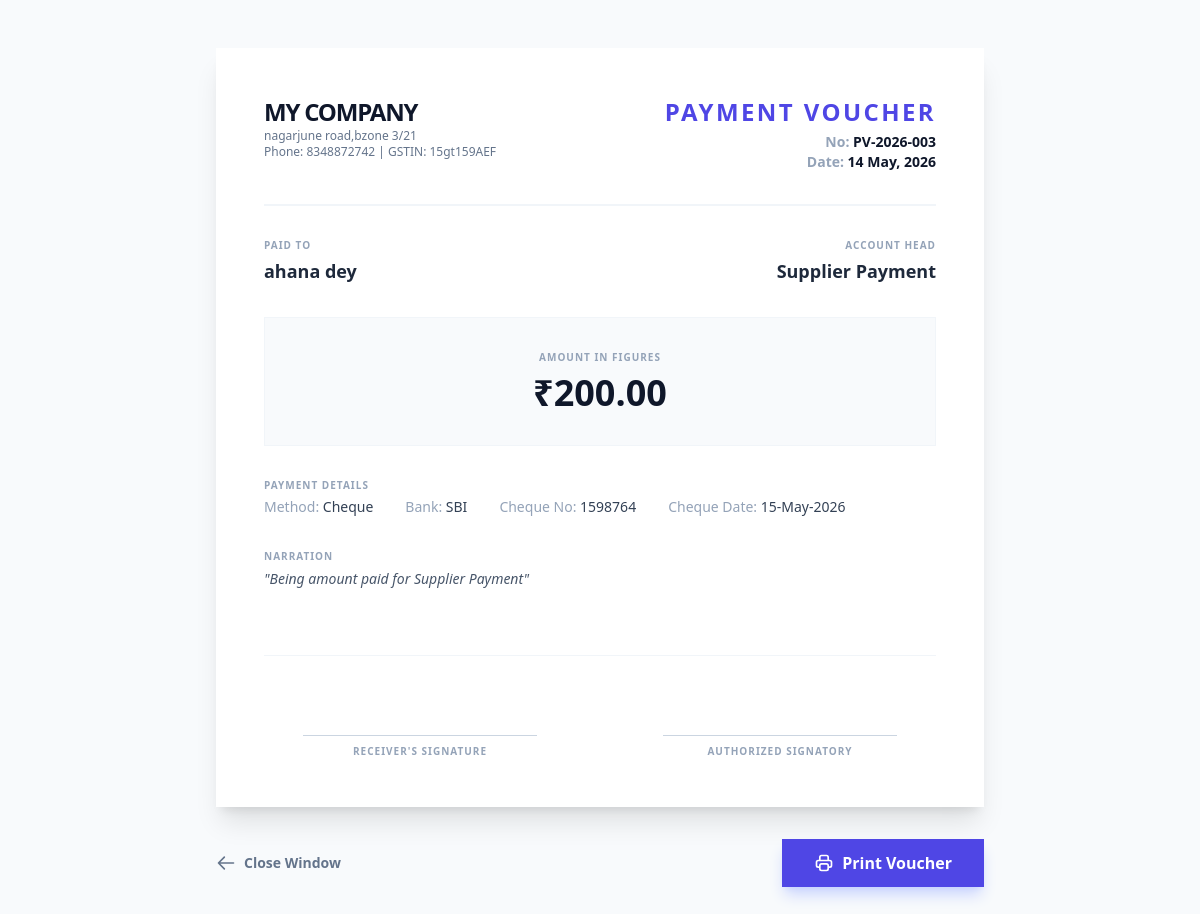
Screenshot of /admin/accounts/view_voucher.php?id=3 (signed in) with the database file from the repository.
### tables this page shows
CREATE TABLE `company_profile` (
  `id` int(11) NOT NULL,
  `company_name` varchar(255) NOT NULL,
  `address` text DEFAULT NULL,
  `contact_number` varchar(50) DEFAULT NULL,
  `email` varchar(100) DEFAULT NULL,
  `gst_number` varchar(50) DEFAULT NULL,
  `bank_details` text DEFAULT NULL,
  `logo` varchar(255) DEFAULT NULL,
  `signature` varchar(255) DEFAULT NULL,
  `created_at` timestamp NOT NULL DEFAULT current_timestamp(),
  `updated_at` timestamp NOT NULL DEFAULT current_timestamp() ON UPDATE current_timestamp()
);

CREATE TABLE `vouchers` (
  `id` int(11) NOT NULL,
  `voucher_no` varchar(50) NOT NULL,
  `voucher_type` enum('Payment','Receipt') NOT NULL,
  `voucher_date` datetime DEFAULT NULL,
  `account_head` varchar(100) NOT NULL,
  `payee_payer` varchar(150) NOT NULL,
  `amount` decimal(10,2) NOT NULL,
  `payment_method` varchar(50) NOT NULL,
  `reference_no` varchar(100) DEFAULT NULL,
  `narration` text DEFAULT NULL,
  `created_at` timestamp NOT NULL DEFAULT current_timestamp(),
  `bank_name` varchar(150) DEFAULT NULL,
  `cheque_no` varchar(50) DEFAULT NULL,
  `cheque_date` date DEFAULT NULL
);

### admin/accounts/view_voucher.php (the view, shortened to what this page needs)
<?php
require_once '../../includes/db_connect.php';
$id = $_GET['id'];
$stmt = $pdo->prepare("SELECT * FROM vouchers WHERE id = ?");
$stmt->execute([$id]);
$v = $stmt->fetch();
$isPayment = ($v['voucher_type'] === 'Payment');
$color = $isPayment ? 'indigo' : 'emerald';
$profileStmt = $pdo->query("SELECT * FROM company_profile LIMIT 1");
$profile = $profileStmt->fetch();
$companyName = $profile['company_name'] ?? 'CCTV Management';
$companyAddress = $profile['address'] ?? '123 Business Avenue, Tech Park, City - 110022';
$companyPhone = $profile['contact_number'] ?? '+91 98765 43210';
$companyGst = $profile['gst_number'] ?? '';
?>
<!DOCTYPE html>
<html lang="en">
<head>
    <script src="https://cdn.tailwindcss.com"></script>
</head>
<body class="bg-slate-50 p-4 md:p-12">
<div class="max-w-3xl mx-auto bg-white p-8 md:p-12 rounded-none shadow-xl print:shadow-none print:border print:rounded-none">
    <div class="flex justify-between items-start border-b-2 border-slate-100 pb-8 mb-8">
        <div class="flex items-start gap-4">
            <div>
                <h1 class="text-2xl font-black text-slate-900 tracking-tighter uppercase"><?php echo htmlspecialchars($companyName); ?></h1>
                <p class="text-slate-500 text-xs font-medium max-w-xs"><?php echo nl2br(htmlspecialchars($companyAddress)); ?></p>
                <p class="text-slate-500 text-xs font-medium">Phone: <?php echo htmlspecialchars($companyPhone); ?> <?php if ($companyGst): ?>| GSTIN: <?php echo htmlspecialchars($companyGst); ?><?php endif; ?></p>
            </div>
        </div>
        <div class="text-right">
            <h2 class="text-2xl font-black text-<?php echo $color; ?>-600 uppercase tracking-widest"><?php echo $v['voucher_type']; ?> Voucher</h2>
            <p class="text-slate-400 text-sm font-bold mt-1">No: <span class="text-slate-900"><?php echo $v['voucher_no']; ?></span></p>
            <p class="text-slate-400 text-sm font-bold">Date: <span class="text-slate-900"><?php echo date('d M, Y', strtotime($v['voucher_date'])); ?></span></p>
        </div>
    </div>
    <div class="space-y-8">
        <div class="grid grid-cols-2 gap-8">
            <div class="space-y-1">
                <p class="text-[10px] font-bold text-slate-400 uppercase tracking-widest"><?php echo $isPayment ? 'Paid To' : 'Received From'; ?></p>
                <p class="text-lg font-black text-slate-800"><?php echo htmlspecialchars($v['payee_payer']); ?></p>
            </div>
            <div class="space-y-1 text-right">
                <p class="text-[10px] font-bold text-slate-400 uppercase tracking-widest">Account Head</p>
                <p class="text-lg font-black text-slate-800"><?php echo htmlspecialchars($v['account_head']); ?></p>
            </div>
        </div>
        <div class="bg-slate-50 p-8 rounded-none border border-slate-100 flex flex-col items-center justify-center space-y-2">
            <p class="text-[10px] font-bold text-slate-400 uppercase tracking-widest">Amount in Figures</p>
            <p class="text-4xl font-black text-slate-900">₹<?php echo number_format($v['amount'], 2); ?></p>
        </div>
        <div class="space-y-1">
            <p class="text-[10px] font-bold text-slate-400 uppercase tracking-widest">Payment Details</p>
            <div class="flex flex-wrap gap-x-8 gap-y-2">
                <p class="text-sm font-medium text-slate-700"><span class="text-slate-400">Method:</span> <?php echo $v['payment_method']; ?></p>
                <?php if ($v['payment_method'] === 'Cheque'): ?>
                    <p class="text-sm font-medium text-slate-700"><span class="text-slate-400">Bank:</span> <?php echo htmlspecialchars($v['bank_name']); ?></p>
                    <p class="text-sm font-medium text-slate-700"><span class="text-slate-400">Cheque No:</span> <?php echo htmlspecialchars($v['cheque_no']); ?></p>
                    <p class="text-sm font-medium text-slate-700"><span class="text-slate-400">Cheque Date:</span> <?php echo $v['cheque_date'] ? date('d-M-Y', strtotime($v['cheque_date'])) : 'N/A'; ?></p>
                <?php endif; ?>
            </div>
        </div>
        <div class="space-y-1">
            <p class="text-[10px] font-bold text-slate-400 uppercase tracking-widest">Narration</p>
            <p class="text-sm text-slate-600 leading-relaxed italic">"<?php echo htmlspecialchars($v['narration'] ?: 'Being amount ' . ($isPayment ? 'paid' : 'received') . ' for ' . $v['account_head']); ?>"</p>
        </div>
    </div>
    <div class="grid grid-cols-2 gap-12 mt-16 pt-8 border-t border-slate-100">
        <div class="text-center">
            <div class="h-12 border-b border-slate-300 mx-auto w-3/4 mb-2 flex items-end justify-center">
            </div>
            <p class="text-[10px] font-bold text-slate-400 uppercase tracking-widest"><?php echo $isPayment ? "Receiver's Signature" : "Payer's Signature"; ?></p>
        </div>
        <div class="text-center flex flex-col items-center">
            <div class="h-12 border-b border-slate-300 mx-auto w-3/4 mb-2 flex items-end justify-center">
            </div>
            <p class="text-[10px] font-bold text-slate-400 uppercase tracking-widest">Authorized Signatory</p>
        </div>
    </div>
</div>
<div class="max-w-3xl mx-auto mt-8 flex justify-between items-center no-print px-4 md:px-0">
    <button onclick="window.close()" class="text-slate-500 font-bold text-sm hover:text-slate-800 transition flex items-center gap-2">
        <svg xmlns="http://www.w3.org/2000/svg" class="h-5 w-5" fill="none" viewBox="0 0 24 24" stroke="currentColor"><path stroke-linecap="round" stroke-linejoin="round" stroke-width="2" d="M10 19l-7-7m0 0l7-7m-7 7h18" /></svg>
        Close Window
    </button>
    <button onclick="window.print()" class="bg-indigo-600 text-white px-8 py-3 rounded-none font-bold hover:bg-indigo-700 transition shadow-lg shadow-indigo-200 flex items-center gap-2">
        Print Voucher
    </button>
</div>
</body>
</html>

### rows the page displays
company_profile: company_name "MY COMPANY", address "nagarjune road,bzone 3/21", contact_number "8348872742", gst_number "15gt159AEF"
vouchers: voucher_type "PAYMENT", voucher_no "PV-2026-003", voucher_date "14 May, 2026", payee_payer "ahana dey", account_head "Supplier Payment", amount "200.00", payment_method "Cheque", bank_name "SBI", cheque_no "1598764", cheque_date "15-May-2026", narration+voucher_type+account_head "Being amount paid for Supplier Payment"
